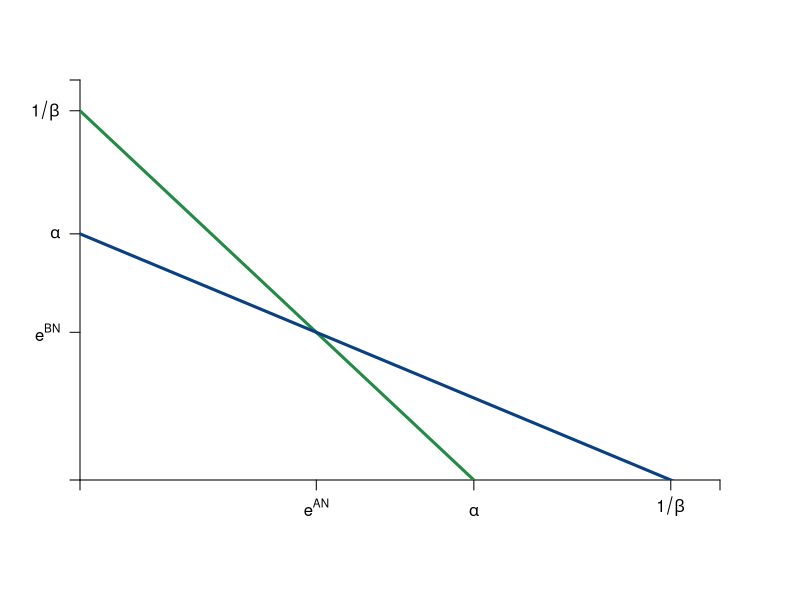

The R script that drew this image: (Note: this script raises an error after producing the figure.)
require(shape)
pdf(file = "bfh-textbook/coordination_failures/coord_brfs.pdf", width = 9, height = 7)

#Set parameters for graphics
axislabelsize <- 1.5
graphlinewidth <- 3

COL <- c("#7fc97f", "#beaed4", "#fdc086", "#ffff99", "#386cb0", "#f0027f", "#bf5b17", "#666666")
COLA <- c("#99d8c9","#66c2a4","#41ae76", "#238b45", "#005824")
COLB <- c("#4eb3d3", "#2b8cbe", "#0868ac","#084081")

par(mar =  c(6, 4, 4, 4))

uA <- function(ea, eb, alpha = 16, beta = 1/24) {
  alpha*(1 - beta*eb)*ea - 0.5*(ea)^2
}

uB <- function(ea, eb, alpha = 16, beta = 1/24) {
  alpha*(1 - beta*ea)*eb - 0.5*(eb)^2
}

brfB <- function(ea, alpha = 16, beta = 1/24) {
  alpha*(1 - beta*ea)
}

brfA <- function(ea, alpha = 16, beta = 1/24) {
  (alpha - ea)/(alpha * beta)
}

brfPE <- function(ea, alpha = 16, beta = 1/12) {
  alpha*(1 - beta*ea)
}

indiffeA <- function(ea, alpha = 16, beta = 1/24, uA = 46.08) {
  1/beta - (0.5*ea)/(alpha*beta) - uA/(alpha*beta*ea)
}

indiffB <- function(eb, alpha = 16, beta = 1/24, uB = 46.08) {
  (alpha*eb - uB - 0.5*eb^2)/(alpha*beta*eb)
}

indiffB2 <- function(ea, alpha = 16, beta = 1/24, uB = 46.08) {
  sqrt(alpha^2*(beta*ea - 1)^2 - 2*uB) - alpha*beta*ea + alpha
}

indiffB3 <- function(ea, alpha = 16, beta = 1/24, uB = 46.08) {
  -sqrt(alpha^2*(beta*ea - 1)^2 - 2*uB) - alpha*beta*ea + alpha
}


#Input into Wolfram Alpha: solve for x y = 1/b - (0.5*x)/(a*b) - u/(a*b*x)

# indiffAlowB <- function(eb, alpha = 16, beta = 1/24, uA = 46.08) {
#   0.5*(-sqrt((2*alpha*beta*eb - 2*alpha)^2 - 8*uA)) - 2*alpha*beta*eb + 2*alpha
# }
# 
# indiffAlow <- function(ea, alpha = 16, beta = 1/24, uA = 46.08) {
#   0.5*(-sqrt((2*alpha*beta*ea - 2*alpha)^2 - 8*uA)) - 2*alpha*beta*ea + 2*alpha
# }
# 
# indiffAgain <- function(ea, alpha = 16, beta = 1/24, uA = 46.08) {
#   (-2*alpha*ea +2*uA + ea^2 )/ ( 2 * alpha * beta * ea)
# }

xlims <- c(0, 26)
ylims <- c(0, 26)

npts <- 501 
x <- seq(xlims[1], xlims[2], length.out = npts)
y <- seq(ylims[1], ylims[2], length.out = npts) 
a <- c(46.08, 55, 64)
b <- c(46.08, 55, 64)


#B's value when at A's bliss point
#0.35*log(5.88) + 0.35*log(8.88) + 0.5*log(10 - 5.88) + 0.5*log(15 - 8.88) 

#B's bliss point x = 4.11765; y = 6.17647
#A's value when at A's bliss point
#0.5*log(4.11765) + 0.5*log(6.17647) + 0.35*log(10 - 4.11765) + 0.35*log(15 - 6.17647) 


plot(0, 0, xlim = xlims, ylim = ylims, type = "n",
     xlab = expression(paste("")),
     ylab = expression(paste("")), 
     xaxt = "n", 
     yaxt = "n", 
     cex.lab = axislabelsize, 
     bty = "n",
     xaxs="i", 
     yaxs="i")

# ticksy <- seq(from = 0, to = ylims[2], by = 2)
# ylabels <- seq(from = 0, to = ylims[2], by = 2)
# ticksx <- seq(from = 0, to = xlims[2], by = 2)
# xlabels <- seq(from = 0, to = xlims[2], by = 2)
ticksy <- c(0, 9.6, 16, 24, 26)
ylabels <- c(NA, expression(paste(e^{BN})), expression(paste(alpha)), expression(paste(1/beta)), NA)
ticksx <- c(0, 9.6, 16, 24, 26)
xlabels <- c(NA, expression(paste(e^{AN})), expression(paste(alpha)), expression(paste(1/beta)), NA)

axis(1, at = ticksx, pos = 0, labels = xlabels)
axis(2, at = ticksy, pos = 0, labels = ylabels, las = 1)

npts <- 500 
xx1 <- seq(xlims[1], xlims[2], length.out = npts)

lines(xx1, brfA(xx1, alpha = 16, beta = 1/24), col = COLA[4], lwd = graphlinewidth)
lines(xx1, brfB(xx1, alpha = 16, beta = 1/24), col = COLB[4], lwd = graphlinewidth)

segments(0, 9.6, 9.6, 9.6, lty = 2, col = "gray" , lwd = segmentlinewidth)
segments(9.6, 0, 9.6, 9.6, lty = 2, col = "gray" , lwd = segmentlinewidth)

mtext(expression(paste("A's effort,", e^A)), side=1, line = 2.5, cex = axislabelsize)
text(-2, 18, expression(paste("B's effort,", e^B)), xpd = TRUE, cex = axislabelsize, srt = 90) 

#segments(4.11765, 6.17647, 5.88, 8.88, lty = 1, col = COL[2] , lwd = graphlinewidth)
#text(7.3, 3, expression("Pareto Efficient"))
#text(7.3, 2.5, expression("Curve"))
#Arrows(7.3, 3.5, 7.3, 6.1, col = "black", lty = 1, lwd = 2, arr.type = "triangle", arr.lwd = 0.5)

#Label the iso-welfare functions for the HG, Aisha
# text(3.8, 1.5, expression(u[1]^A))
# text(4.6, 1.5, expression(u[2]^A))
# text(5.5, 1.5, expression(u[3]^A))
#text(6.6, 8.3, expression(u[4]^A))

#Label the indifference curves for the HG, Betty
# text(7.6, 17, expression(u[1]^B))
# text(6.75, 17, expression(u[2]^B))
# text(6, 17, expression(u[3]^B))
#text(3.4, 6.9, expression(v[4]^B))

#Label point i. 
points(9.6, 9.6, pch = 16, col = "black", cex = 1.5)
text(12, 10.1, expression(paste("Nash Equilibrium")))
text(9.2, 9.2, expression(paste("n")))

#Annotate Pareto Efficient Curve and relevant points
# segments(8, 6, 6, 8, lty = 1, col = COL[2] , lwd = graphlinewidth)
# points(6, 8, pch = 16, col = "black", cex = 1.5)
# text(6, 8.5, expression(paste("g")))
# 
# points(8, 6, pch = 16, col = "black", cex = 1.5)
# text(7, 7.5, expression(paste("i")))
# 
# points(7, 7, pch = 16, col = "black", cex = 1.5)
# text(8, 6.5, expression(paste("f")))

#points(5.84, 8.77, pch = 16, col = "black", cex = 1.5)

#B's brf
text(22, 7, expression(paste("B's best response")))
text(22, 6.25, expression(paste("function")))
Arrows(22, 5.75, 22, 2.25, col = "black", lty = 1, lwd = 2, arr.type = "triangle", arr.lwd = 0.5)

#A's brf
text(4, 24, expression(paste("A's best response")))
text(4, 23.25, expression(paste("function")))
Arrows(4, 22.5, 4, 19, col = "black", lty = 1, lwd = 2, arr.type = "triangle", arr.lwd = 0.5)



# par(new = TRUE)
# 
# #Use the same x and ylims as previously, but with locations switched
# xlims2 <- c(18, 0)
# ylims2 <- c(18, 0)

#Leave the ylab and xlab blank to ensure no axes titles
# plot(0, 0, xlim = xlims2, ylim = ylims2, type = "n",
#      xlab = expression(paste("")),
#      ylab = expression(paste("")),
#      xaxt = "n", 
#      yaxt = "n", 
#      cex.lab = 1.3, 
#      bty = "n",
#      xaxs="i", 
#      yaxs="i")
# 
# 
# lines(xx1, indiffAlow(xx1, uA = 46.08, alpha = 16, beta = 1/24), col = COL[2], lwd = graphlinewidth)


#Set up axes at sides 3 and 4 (top and right)
# axis(side = 3, at = ticksx, pos = 0, labels = xlabels)
# axis(side = 4, at = ticksy, pos = 0, labels = ylabels, las = 0)
# mtext("B's Apples, x", side=3, line = 2.5, cex = axislabelsize)
# text(-0.8, 7, expression(paste("B's Oranges, y")), xpd = TRUE, cex = axislabelsize, srt = 270) 
# 
# #Add arrows:
# arrows(-0.8, 10, -0.8, 14, xpd = TRUE, length=0.1,angle=40,lwd=3)
# arrows(6.2, -1.8, 9, -1.8, xpd = TRUE, length=0.1,angle=40,lwd=3)
# 

#Customize ticks and labels for the plot
#ticksy <- seq(from = 0, to = 15, by = 1)
#ylabels <- seq(from = 0, to = 15, by = 1)
#ticksx <- seq(from = 0, to = 10, by = 1)
#xlabels <- seq(from = 0, to = 10, by = 1)
#axis(1, at = ticksx, pos = 0, labels = xlabels)
#axis(2, at = ticksy, pos = 0, labels = ylabels, las = 0)

dev.off()
